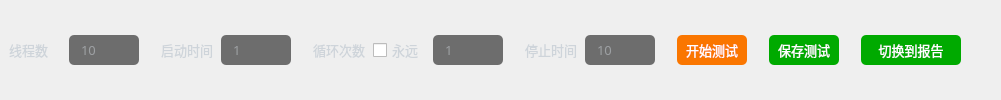
       <widget class="QWidget" name="widget_property" native="true">
        <property name="minimumSize">
         <size>
          <width>0</width>
          <height>30</height>
         </size>
        </property>
        <layout class="QHBoxLayout" name="horizontalLayout_13">
         <property name="spacing">
          <number>5</number>
         </property>
         <property name="leftMargin">
          <number>9</number>
         </property>
         <property name="topMargin">
          <number>0</number>
         </property>
         <property name="rightMargin">
          <number>0</number>
         </property>
         <property name="bottomMargin">
          <number>0</number>
         </property>
         <item>
          <widget class="QLabel" name="label_15">
           <property name="minimumSize">
            <size>
             <width>55</width>
             <height>0</height>
            </size>
           </property>
           <property name="maximumSize">
            <size>
             <width>55</width>
             <height>16777215</height>
            </size>
           </property>
           <property name="font">
            <font>
             <family>OPPOSans B</family>
             <pointsize>10</pointsize>
             <stylestrategy>PreferAntialias</stylestrategy>
            </font>
           </property>
           <property name="styleSheet">
            <string notr="true">color:#ced4da;</string>
           </property>
           <property name="text">
            <string>线程数</string>
           </property>
          </widget>
         </item>
         <item>
          <widget class="QLineEdit" name="lineEdit_port_2">
           <property name="minimumSize">
            <size>
             <width>70</width>
             <height>30</height>
            </size>
           </property>
           <property name="maximumSize">
            <size>
             <width>70</width>
             <height>16777215</height>
            </size>
           </property>
           <property name="font">
            <font>
             <family>OPPOSans B</family>
             <pointsize>10</pointsize>
             <stylestrategy>PreferAntialias</stylestrategy>
            </font>
           </property>
           <property name="styleSheet">
            <string notr="true">QLineEdit{
color:#ced4da;
border-radius: 14px;
background-color: rgb(25, 25, 25, 155);
border: 0px solid rgba(255, 255, 255, 0);
border-radius: 5px;
padding-left:10px;
padding-right:10px;
}</string>
           </property>
           <property name="text">
            <string/>
           </property>
           <property name="placeholderText">
            <string>10</string>
           </property>
          </widget>
         </item>
         <item>
          <spacer name="horizontalSpacer_17">
           <property name="orientation">
            <enum>Qt::Horizontal</enum>
           </property>
           <property name="sizeType">
            <enum>QSizePolicy::Fixed</enum>
           </property>
           <property name="sizeHint" stdset="0">
            <size>
             <width>17</width>
             <height>27</height>
            </size>
           </property>
          </spacer>
         </item>
         <item>
          <widget class="QLabel" name="label_16">
           <property name="minimumSize">
            <size>
             <width>55</width>
             <height>0</height>
            </size>
           </property>
           <property name="maximumSize">
            <size>
             <width>55</width>
             <height>16777215</height>
            </size>
           </property>
           <property name="font">
            <font>
             <family>OPPOSans B</family>
             <pointsize>10</pointsize>
             <stylestrategy>PreferAntialias</stylestrategy>
            </font>
           </property>
           <property name="styleSheet">
            <string notr="true">color:#ced4da;</string>
           </property>
           <property name="text">
            <string>启动时间</string>
           </property>
          </widget>
         </item>
         <item>
          <widget class="QLineEdit" name="lineEdit_port_3">
           <property name="minimumSize">
            <size>
             <width>70</width>
             <height>30</height>
            </size>
           </property>
           <property name="maximumSize">
            <size>
             <width>70</width>
             <height>16777215</height>
            </size>
           </property>
           <property name="font">
            <font>
             <family>OPPOSans B</family>
             <pointsize>10</pointsize>
             <stylestrategy>PreferAntialias</stylestrategy>
            </font>
           </property>
           <property name="styleSheet">
            <string notr="true">QLineEdit{
color:#ced4da;
border-radius: 14px;
background-color: rgb(25, 25, 25, 155);
border: 0px solid rgba(255, 255, 255, 0);
border-radius: 5px;
padding-left:10px;
padding-right:10px;
}</string>
           </property>
           <property name="text">
            <string/>
           </property>
           <property name="placeholderText">
            <string>1</string>
           </property>
          </widget>
         </item>
         <item>
          <spacer name="horizontalSpacer_18">
           <property name="orientation">
            <enum>Qt::Horizontal</enum>
           </property>
           <property name="sizeType">
            <enum>QSizePolicy::Fixed</enum>
           </property>
           <property name="sizeHint" stdset="0">
            <size>
             <width>17</width>
             <height>27</height>
            </size>
           </property>
          </spacer>
         </item>
         <item>
          <widget class="QLabel" name="label_17">
           <property name="minimumSize">
            <size>
             <width>55</width>
             <height>0</height>
            </size>
           </property>
           <property name="maximumSize">
            <size>
             <width>55</width>
             <height>16777215</height>
            </size>
           </property>
           <property name="font">
            <font>
             <family>OPPOSans B</family>
             <pointsize>10</pointsize>
             <stylestrategy>PreferAntialias</stylestrategy>
            </font>
           </property>
           <property name="styleSheet">
            <string notr="true">color:#ced4da;</string>
           </property>
           <property name="text">
            <string>循环次数</string>
           </property>
          </widget>
         </item>
         <item>
          <widget class="QCheckBox" name="checkBox">
           <property name="minimumSize">
            <size>
             <width>55</width>
             <height>20</height>
            </size>
           </property>
           <property name="maximumSize">
            <size>
             <width>55</width>
             <height>20</height>
            </size>
           </property>
           <property name="font">
            <font>
             <family>OPPOSans B</family>
             <pointsize>10</pointsize>
            </font>
           </property>
           <property name="styleSheet">
            <string notr="true">color:#ced4da;</string>
           </property>
           <property name="text">
            <string>永远</string>
           </property>
          </widget>
         </item>
         <item>
          <widget class="QLineEdit" name="lineEdit_port_4">
           <property name="minimumSize">
            <size>
             <width>70</width>
             <height>30</height>
            </size>
           </property>
           <property name="maximumSize">
            <size>
             <width>70</width>
             <height>16777215</height>
            </size>
           </property>
           <property name="font">
            <font>
             <family>OPPOSans B</family>
             <pointsize>10</pointsize>
             <stylestrategy>PreferAntialias</stylestrategy>
            </font>
           </property>
           <property name="styleSheet">
            <string notr="true">QLineEdit{
color:#ced4da;
border-radius: 14px;
background-color: rgb(25, 25, 25, 155);
border: 0px solid rgba(255, 255, 255, 0);
border-radius: 5px;
padding-left:10px;
padding-right:10px;
}</string>
           </property>
           <property name="text">
            <string/>
           </property>
           <property name="placeholderText">
            <string>1</string>
           </property>
          </widget>
         </item>
         <item>
          <spacer name="horizontalSpacer_19">
           <property name="orientation">
            <enum>Qt::Horizontal</enum>
           </property>
           <property name="sizeType">
            <enum>QSizePolicy::Fixed</enum>
           </property>
           <property name="sizeHint" stdset="0">
            <size>
             <width>17</width>
             <height>27</height>
            </size>
           </property>
          </spacer>
         </item>
         <item>
          <widget class="QLabel" name="label_18">
           <property name="minimumSize">
            <size>
             <width>55</width>
             <height>0</height>
            </size>
           </property>
           <property name="maximumSize">
            <size>
             <width>55</width>
             <height>16777215</height>
            </size>
           </property>
           <property name="font">
            <font>
             <family>OPPOSans B</family>
             <pointsize>10</pointsize>
             <stylestrategy>PreferAntialias</stylestrategy>
            </font>
           </property>
           <property name="styleSheet">
            <string notr="true">color:#ced4da;</string>
           </property>
           <property name="text">
            <string>停止时间</string>
           </property>
          </widget>
         </item>
         <item>
          <widget class="QLineEdit" name="lineEdit_port_5">
           <property name="minimumSize">
            <size>
             <width>70</width>
             <height>30</height>
            </size>
           </property>
           <property name="maximumSize">
            <size>
             <width>70</width>
             <height>16777215</height>
            </size>
           </property>
           <property name="font">
            <font>
             <family>OPPOSans B</family>
             <pointsize>10</pointsize>
             <stylestrategy>PreferAntialias</stylestrategy>
            </font>
           </property>
           <property name="styleSheet">
            <string notr="true">QLineEdit{
color:#ced4da;
border-radius: 14px;
background-color: rgb(25, 25, 25, 155);
border: 0px solid rgba(255, 255, 255, 0);
border-radius: 5px;
padding-left:10px;
padding-right:10px;
}</string>
           </property>
           <property name="text">
            <string/>
           </property>
           <property name="placeholderText">
            <string>10</string>
           </property>
          </widget>
         </item>
         <item>
          <spacer name="horizontalSpacer_21">
           <property name="orientation">
            <enum>Qt::Horizontal</enum>
           </property>
           <property name="sizeType">
            <enum>QSizePolicy::Fixed</enum>
           </property>
           <property name="sizeHint" stdset="0">
            <size>
             <width>17</width>
             <height>27</height>
            </size>
           </property>
          </spacer>
         </item>
         <item>
          <widget class="QToolButton" name="toolButton_5">
           <property name="minimumSize">
            <size>
             <width>70</width>
             <height>30</height>
            </size>
           </property>
           <property name="maximumSize">
            <size>
             <width>70</width>
             <height>16777215</height>
            </size>
           </property>
           <property name="font">
            <font>
             <family>OPPOSans</family>
             <pointsize>10</pointsize>
             <stylestrategy>PreferAntialias</stylestrategy>
            </font>
           </property>
           <property name="styleSheet">
            <string notr="true">QToolButton {
	color: rgb(255, 255, 255);
	background-color: rgb(250, 118, 0);
	border-radius: 5px;
}

QToolButton::menu-indicator { 
	image: None;
}

 
QToolButton:hover {
	color: rgb(255, 255, 255);
	background-color: rgb(250, 118, 0);
}</string>
           </property>
           <property name="text">
            <string>开始测试</string>
           </property>
          </widget>
         </item>
         <item>
          <spacer name="horizontalSpacer_26">
           <property name="orientation">
            <enum>Qt::Horizontal</enum>
           </property>
           <property name="sizeType">
            <enum>QSizePolicy::Fixed</enum>
           </property>
           <property name="sizeHint" stdset="0">
            <size>
             <width>17</width>
             <height>27</height>
            </size>
           </property>
          </spacer>
         </item>
         <item>
          <widget class="QToolButton" name="toolButton_save_2">
           <property name="minimumSize">
            <size>
             <width>70</width>
             <height>30</height>
            </size>
           </property>
           <property name="maximumSize">
            <size>
             <width>70</width>
             <height>16777215</height>
            </size>
           </property>
           <property name="font">
            <font>
             <family>OPPOSans</family>
             <pointsize>10</pointsize>
             <stylestrategy>PreferAntialias</stylestrategy>
            </font>
           </property>
           <property name="styleSheet">
            <string notr="true">QToolButton {
	color: rgb(255, 255, 255);
	
	background-color: rgb(0, 170, 0);
	border-radius: 5px;
}

QToolButton::menu-indicator { 
	image: None;
}

 
QToolButton:hover {
	color: rgb(255, 255, 255);
	background-color: rgb(0, 170, 0);
}</string>
           </property>
           <property name="text">
            <string>保存测试</string>
           </property>
          </widget>
         </item>
         <item>
          <spacer name="horizontalSpacer_28">
           <property name="orientation">
            <enum>Qt::Horizontal</enum>
           </property>
           <property name="sizeType">
            <enum>QSizePolicy::Fixed</enum>
           </property>
           <property name="sizeHint" stdset="0">
            <size>
             <width>17</width>
             <height>27</height>
            </size>
           </property>
          </spacer>
         </item>
         <item>
          <widget class="QToolButton" name="toolButton_switch">
           <property name="minimumSize">
            <size>
             <width>100</width>
             <height>30</height>
            </size>
           </property>
           <property name="maximumSize">
            <size>
             <width>100</width>
             <height>16777215</height>
            </size>
           </property>
           <property name="font">
            <font>
             <family>OPPOSans</family>
             <pointsize>10</pointsize>
             <stylestrategy>PreferAntialias</stylestrategy>
            </font>
           </property>
           <property name="styleSheet">
            <string notr="true">QToolButton {
	color: rgb(255, 255, 255);
	
	background-color: rgb(0, 170, 0);
	border-radius: 5px;
}

QToolButton::menu-indicator { 
	image: None;
}

 
QToolButton:hover {
	color: rgb(255, 255, 255);
	background-color: rgb(0, 170, 0);
}</string>
           </property>
           <property name="text">
            <string>切换到报告</string>
           </property>
           <property name="icon">
            <iconset resource="lib.qrc">
             <normaloff>:/lib/tree_open.png</normaloff>:/lib/tree_open.png</iconset>
           </property>
           <property name="toolButtonStyle">
            <enum>Qt::ToolButtonTextBesideIcon</enum>
           </property>
          </widget>
         </item>
         <item>
          <spacer name="horizontalSpacer_25">
           <property name="orientation">
            <enum>Qt::Horizontal</enum>
           </property>
           <property name="sizeType">
            <enum>QSizePolicy::Fixed</enum>
           </property>
           <property name="sizeHint" stdset="0">
            <size>
             <width>20</width>
             <height>20</height>
            </size>
           </property>
          </spacer>
         </item>
         <item>
          <spacer name="horizontalSpacer_20">
           <property name="orientation">
            <enum>Qt::Horizontal</enum>
           </property>
           <property name="sizeType">
            <enum>QSizePolicy::Expanding</enum>
           </property>
           <property name="sizeHint" stdset="0">
            <size>
             <width>20</width>
             <height>20</height>
            </size>
           </property>
          </spacer>
         </item>
        </layout>
       </widget>
